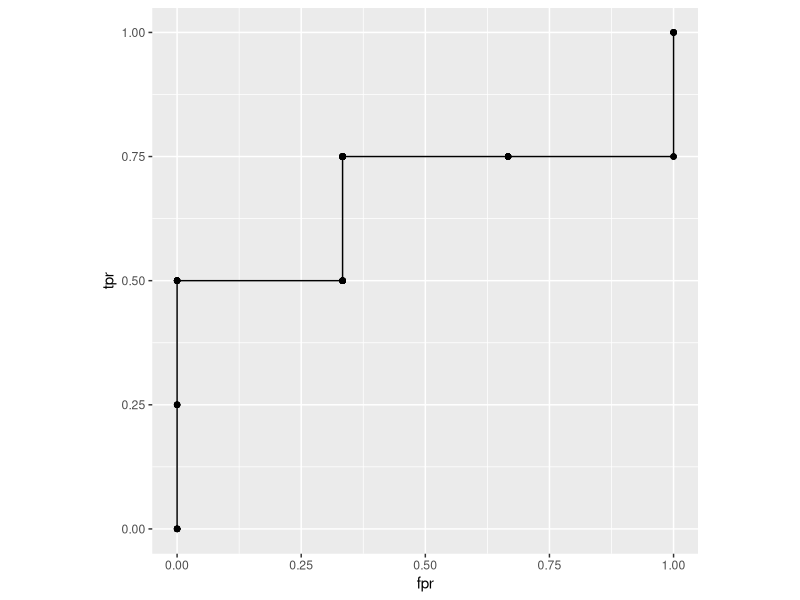

R code for this plot:
## ---- chunk 1
library(dplyr)
library(ggplot2)
## ---- chunk 2
# Let's make up some predictions
pr <- tibble::tribble(
    ~prediction, ~actual,
    0.9,           1, 
    0.84,          1,
    0.7,           0, 
    0.55,          1,
    0.24,          0, 
    0.11,          0,
    0.08,          1
  )
## ---- chunk 3
step <- 0.01 
rocPoints <- data.frame(threshold = seq(0, 1 + step, step),
                        fpr = NA, 
                        tpr = NA)
nPos = sum(pr$actual) 
nNeg = nrow(pr) - nPos 

for (i in seq_along(rocPoints$threshold)) {
  thr <-  1 + step - step * (i - 1)
  fp <- filter(pr, actual == 0, prediction >= thr) %>% count(.)
  tp <- filter(pr, actual == 1, prediction >= thr) %>% count(.)
  rocPoints[i, "fpr"] <- fp / nNeg
  rocPoints[i, "tpr"] <- tp / nPos
}

ggplot(rocPoints, aes(x = fpr, y = tpr)) +
  geom_step() + 
  geom_point() +
  coord_fixed()
## ---- chunk 4

pr <- arrange(pr, desc(prediction))

nPos = sum(pr$actual) 
nNeg = nrow(pr) - nPos 

# Start from the top of the list, predicting everything as negative
tp <- 0
fp <- sum(pr$actual == 0)

rocPoints <- data.frame(fpr = rep(NA, nrow(pr) + 1),
                        tpr = NA)

for (i in seq_along(pr$actual)) {
  if (pr[i, "actual"] == 1) {
    tp <- tp + 1
  } else {
    fp <- fp + 1
  }
  rocPoints[i, "fpr"] <- fp / nNeg
  rocPoints[i, "tpr"] <- tp / nPos
} 


# foo <- purrr::walk(pr$actualClass, function(x) {
#   
# })

